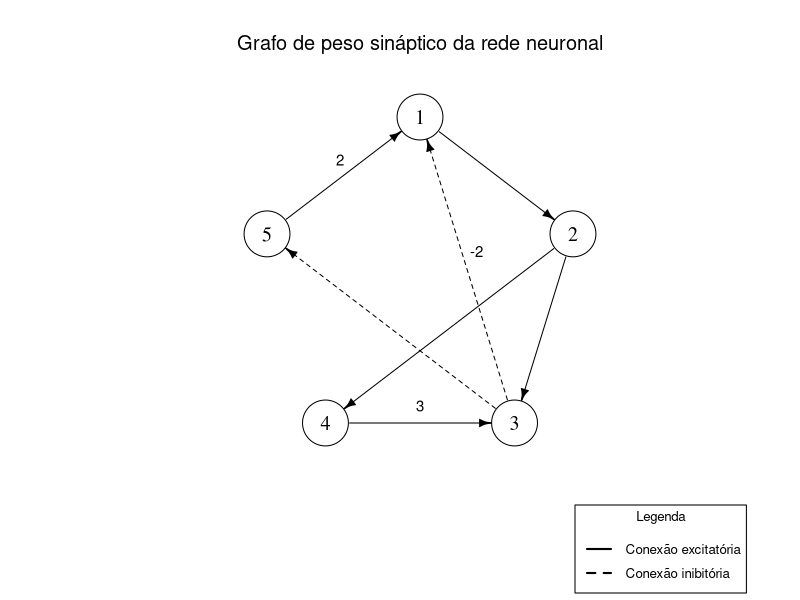
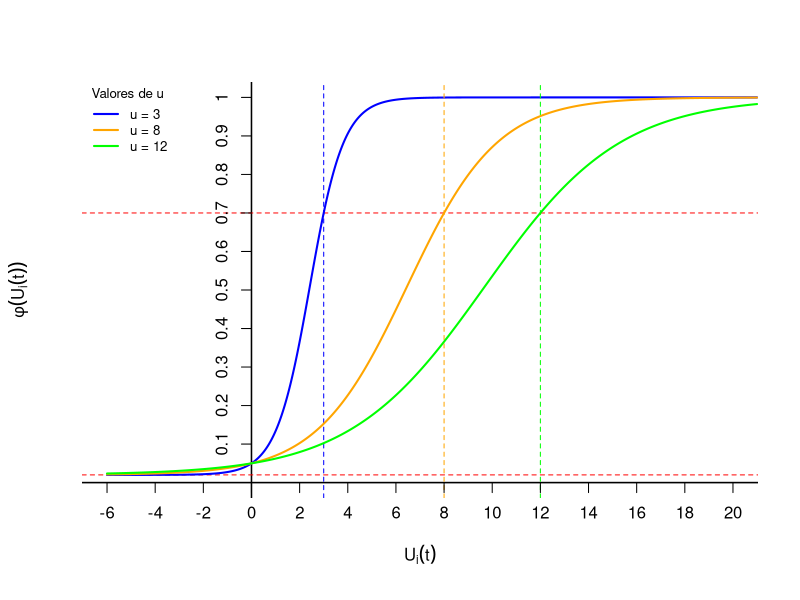
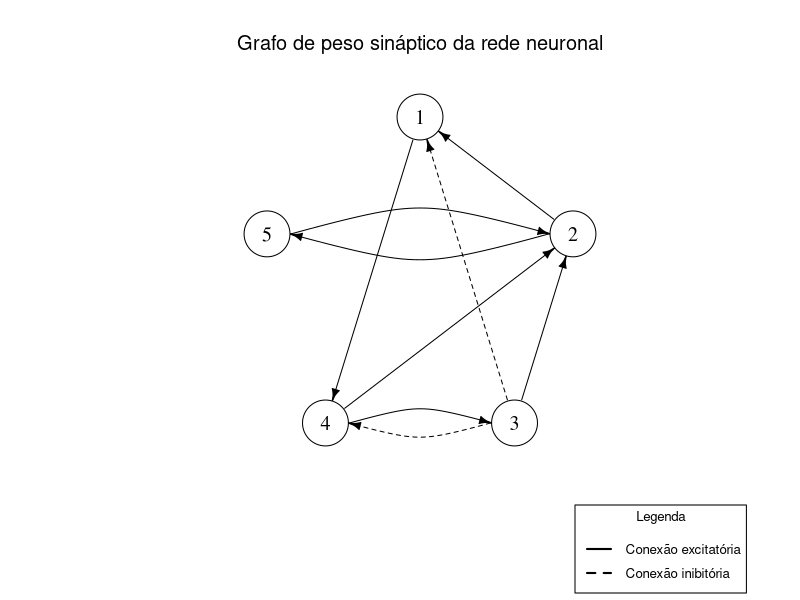
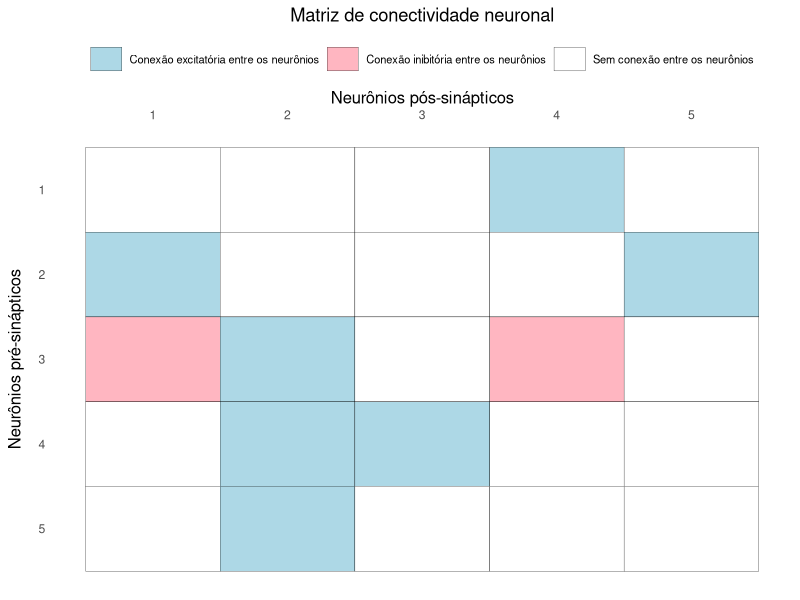
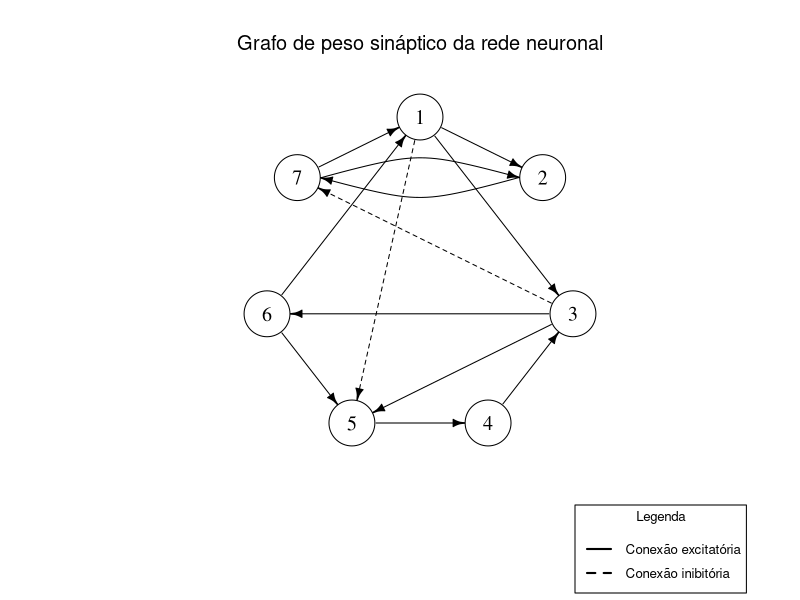
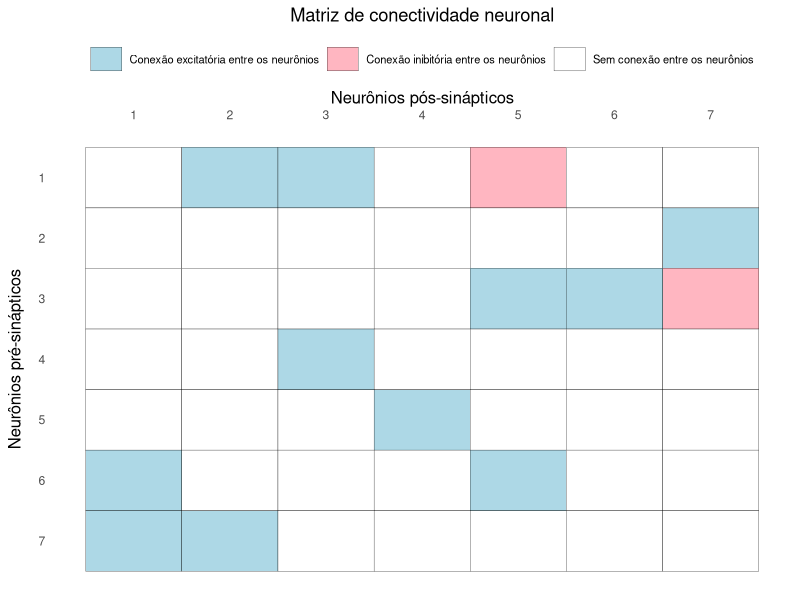

These charts were generated, in order, by the following R code: (Note: a time limit stopped this script after it produced the figures.)
######################################################################################################################## o
####  Simulador para gerar uma sequência de disparos aleatórios com uma rede de m neurônios
######################################################################################################################## o
####  Autor: Diogo Maia de Figueiredo
####  Orientadora: Dra. Aline Duarte
####  Programa de Pós Graduação do IME-USP

######################################################################################################################## o
######################################################################################################################## o
#######  0: Instalação de Pacotes ----

pacotes_necessarios <- c(
  "dplyr",
  "ggplot2",
  "grid",
  "gridExtra",
  "igraph",
  "reshape2",
  "scales",
  "tidyr"
)

# Função completa para instalar, carregar e informar no console
instalar_e_carregar <- function(pacotes) {
  for (pacote in pacotes) {
    if (!require(pacote, character.only = TRUE)) {
      cat(sprintf("📦 Instalando pacote: %s...\n", pacote))
      install.packages(pacote, dependencies = TRUE)
      cat(sprintf("✅ Pacote %s instalado.\n", pacote))
    } else {
      cat(sprintf("✅ Pacote %s já instalado.\n", pacote))
    }
    library(pacote, character.only = TRUE)
  }
  cat("\n🎯 Todos os pacotes foram carregados com sucesso!\n")
}

# Executar
instalar_e_carregar(pacotes_necessarios)

#  . -----
######################################################################################################################## o
######################################################################################################################## o
#######  1: Funções para definição de parâmetros ----

######  1.1 Gerar Matrizes de peso sináptico ----
# Cada neurônio tem prob de 0.2 de ser excitatório e 0.05 de ser inibitório

####  Matriz de conectividade neuronal

gerador_matriz_W <- function(m, max_tentativas = 1000) {
  for (tentativa in 1:max_tentativas) {
    W <- matrix(0, m, m)
    for (i in 1:m) {
      for (j in 1:m) {
        if (i != j) {
          p <- runif(1)
          if (p < 0.2) {
            W[i, j] <- 1
          } else if (p < 0.25) {
            W[i, j] <- -1
          } else {
            W[i, j] <- 0
          }
        }
      }
    }
    linhas_com_zeros <- apply(W, 1, function(row) all(row == 0))
    colunas_com_zeros <- apply(W, 2, function(col) all(col == 0))
    if (!any(linhas_com_zeros) && !any(colunas_com_zeros)) {
      return(W)
    }
  }
  stop("Não foi possível gerar matriz W válida após muitas tentativas")
}


####  Grafo de peso sináptico

plot_neural <- function(W) {
  # Criar grafo com pesos
  graph <- graph_from_adjacency_matrix(W != 0, mode = "directed", weighted = NULL, diag = FALSE)
  E(graph)$weight <- W[as_edgelist(graph)]
  
  n <- vcount(graph)
  
  # Layout circular sentido horário, nó 1 no topo
  angles <- seq(from = pi/2, to = pi/2 - 2*pi + 2*pi/n, length.out = n)
  layout <- cbind(cos(angles), sin(angles))
  
  # Curvatura para arestas bidirecionais
  edge_list <- as_edgelist(graph)
  edge_curvatures <- sapply(1:nrow(edge_list), function(i) {
    from_node <- edge_list[i, 1]
    to_node <- edge_list[i, 2]
    is_bidirectional <- any(edge_list[,1] == to_node & edge_list[,2] == from_node)
    if (is_bidirectional) 0.3 else 0
  })
  
  # Tipo de linha: contínua (1) para peso positivo, pontilhada (2) para peso negativo
  edge_lty <- ifelse(E(graph)$weight > 0, 1, 2)
  
  # Rótulo das arestas: vazio se peso 1 ou -1, senão mostra o valor
  edge_labels <- ifelse(abs(E(graph)$weight) == 1, "", as.character(E(graph)$weight))
  
  # Novo bloco para afastar labels das arestas
  coords <- layout
  edges <- as_edgelist(graph, names = FALSE)
  
  edge_centers <- t(apply(edges, 1, function(e) {
    (coords[e[1], ] + coords[e[2], ]) / 2
  }))
  
  offset <- 0.08  # valor de afastamento (pode ajustar)
  edge_label_x <- edge_centers[, 1] + offset * cos(atan2(edge_centers[, 2], edge_centers[, 1]))
  edge_label_y <- edge_centers[, 2] + offset * sin(atan2(edge_centers[, 2], edge_centers[, 1]))
  
  
  # Aumentar margem inferior para espaço da legenda
  op <- par(no.readonly = TRUE)
  par(mar = c(7, 4, 4, 2))
  
  # Plot do grafo
  plot(graph, 
       layout = layout,
       vertex.size = 30,
       vertex.color = "white",
       vertex.label.color = "black",
       vertex.label.cex = 1.2,
       edge.color = "black",
       edge.width = 1,
       edge.arrow.size = 0.6,
       edge.curved = edge_curvatures,
       edge.lty = edge_lty,
       edge.label = edge_labels,
       edge.label.cex = 0.9,
       edge.label.color = "black",
       edge.label.family = "sans",
       edge.label.x = edge_label_x,
       edge.label.y = edge_label_y
  )
  
  # Título
  title("Grafo de peso sináptico da rede neuronal", cex.main = 1.2, line = 1.5, font.main = 1)
  
  # Legenda
  legend("bottomright", 
         legend = c("Conexão excitatória", "Conexão inibitória"),
         lty = c(1, 2), 
         lwd = 2,
         col = "black",
         pt.cex = 1.5,
         inset = c(0.02, -0.35),
         x.intersp = 1.2,
         y.intersp = 1.5,
         bty = "o",
         seg.len = 2,
         title = "Legenda",
         cex = 0.8,
         xpd = TRUE)
  
  par(op)  # Restaurar margens
}

####  Matriz de peso sináptico

plot_matrix <- function(Matrix) {
  n <- nrow(Matrix)
  
  # Transformar a matriz em formato longo
  matrix_data <- data.frame(
    Row = rep(1:n, each = n),
    Col = rep(1:n, times = n),
    Value = as.vector(t(Matrix))  # Transpor para alinhar com os eixos
  )
  
  # Converter para fator com labels descritivos
  matrix_data$Value[matrix_data$Value == 1] <- "Conexão excitatória entre os neurônios"
  matrix_data$Value[matrix_data$Value == -1] <- "Conexão inibitória entre os neurônios"
  matrix_data$Value[matrix_data$Value == 0] <- "Sem conexão entre os neurônios"
  
  matrix_data$Value <- factor(matrix_data$Value,
                              levels = c("Conexão excitatória entre os neurônios",
                                         "Conexão inibitória entre os neurônios",
                                         "Sem conexão entre os neurônios"))
  
  # Definir cores
  colors <- c(
    "Conexão excitatória entre os neurônios" = "lightblue",
    "Conexão inibitória entre os neurônios" = "lightpink",
    "Sem conexão entre os neurônios" = "white"
  )
  
  # Plotar
  ggplot(matrix_data, aes(x = Col, y = Row, fill = Value)) +
    geom_tile(color = "black") +
    scale_fill_manual(
      values = colors,
      name = NULL,
      guide = guide_legend(title.position = "top", nrow = 1)
    ) +
    scale_x_continuous(breaks = 1:n, position = "top") +
    scale_y_reverse(breaks = 1:n) +
    labs(x = "Neurônios pós-sinápticos", 
         y = "Neurônios pré-sinápticos", 
         title = "Matriz de conectividade neuronal") +
    theme_minimal() +
    theme(
      axis.title.x = element_text(size = 12, margin = margin(t = 10)),
      axis.title.y = element_text(size = 12, margin = margin(r = 10)),
      legend.position = "top",
      legend.text = element_text(size = 8),
      legend.box.spacing = unit(0.2, "cm"),
      legend.key.width = unit(0.8, "cm"),
      axis.text.x = element_text(margin = margin(t = 2)),
      axis.text.y = element_text(margin = margin(r = 2)),
      axis.ticks = element_blank(),
      panel.grid = element_blank(),
      plot.title = element_text(hjust = 0.5, margin = margin(b = 10))
    )
}

######################################################################################################################## o
######  1.2 Função de Disparo ----
# Probabilidade do neuronio i disparar no instante t com base em seu potencial de membrana em t-1

#####  Funcao sigmoide ajustada

sigmoid <- function(x, b, c, p_min, p_max) {
  # Função sigmoidal ajustada com limites
  p_min + (p_max - p_min) / (1 + exp(-b * (x - c)))
}

# Funcao que calcula a probabilidade baseada na funcao sigmoide ajustada
phi<- function(x, u) {
  
  # Condicoes
  p_min <- 0.02  # f(U -> -inf) = 0.02
  p0 <- 0.05     # f(U < 0) = 0.05
  pu <- 0.7      # f(U < u) = 0.8
  p_max <- 1     # Limite superior da sigmoide
  
  # Calculo dos parametros b e c
  b <- log((pu - p_min) / (p_max - pu) * (p_max - p0) / (p0 - p_min)) / u
  c <- -log((p0 - p_min) / (p_max - p0)) / b
  
  # Retorna a probabilidade ajustada
  return(sigmoid(x, b, c, p_min, p_max))
}

#####  Gráfico da Função de disparo

plot_phi <- function(u_values) {
  # Definir o intervalo para o eixo x e criar os valores x
  x_values <- seq(-6, 21, by = 0.01)
  colors <- c("blue", "orange", "green")
  
  # Configurar o grafico base com eixos e linhas de referencia, sem contorno
  plot(x_values, phi(x_values, u_values[1]), type = "n", 
       xlab = "", ylab = "", xlim = c(-6, 20), ylim = c(0, 1), xaxt = "n", yaxt = "n", bty = "n")
  
  # Adicionar linhas pretas para o plano cartesiano (eixos x = 0 e y = 0)
  abline(h = 0, col = "black", lwd = 1.5)
  abline(v = 0, col = "black", lwd = 1.5)
  
  # Adicionar linhas horizontais para 0.02 e 0.8 (todas em vermelho)
  abline(h = 0.02, col = "red", lty = 2)
  abline(h = 0.7, col = "red", lty = 2)
  
  # Loop para cada valor de u, com cores diferentes para cada linha
  for (i in seq_along(u_values)) {
    u <- u_values[i]
    y_values <- phi(x_values, u)
    lines(x_values, y_values, col = colors[i], lwd = 2)
    # Adiciona a linha vertical para x = u
    abline(v = u, col = colors[i], lty = 2)
  }
  
  # Adicionando a legenda no canto superior esquerdo com contorno preto
  legend(x = par("usr")[1], y = par("usr")[4], legend = paste("u =", u_values), col = colors, lwd = 2, 
         inset = 0.05, box.lty = 1, box.col = "white", bg = "white", title = "Valores de u",cex = 0.8)
  
  # Configurar os eixos para exibir os numeros diretamente nas linhas do plano cartesiano
  axis(1, at = seq(-6, 20, by = 2), pos = 0, lwd = 0, lwd.ticks = 1, labels = seq(-6, 20, by = 2))  # Eixo x pares
  axis(2, at = seq(0.1, 1, by = 0.1), pos = 0, lwd = 0, lwd.ticks = 1, labels = seq(0.1, 1, by = 0.1))  # Eixo y sem o 0
  
  # Adicionar os rotulos dos eixos
  mtext(expression(U[i](t)), side = 1, line = 2.5)  # Rotulo para o eixo x
  mtext(expression(phi(U[i](t))), side = 2, line = 2.5)  # Rotulo para o eixo y
}

#  . -----
######################################################################################################################## o
######################################################################################################################## o

#######  2: Simulação da Rede ----

#####  2.1 Gerador de Disparos ----

simulador_redeneural_discreto<-function(m,n,W=matrix(0, m, m)){  # m=neuronios na rede, n= instantes gerados
  
  # Ler a matrix de conectividade
  if (is.matrix(W) && all(W == 0)){
    W <- gerador_matriz_W(m)
  }
  V <- ifelse(W == 0, 0, 1)
  
  # Ler canal de vazamento
  g <- rep(0.8, m)
  
  # Definir função de disparo
  u<-max(1,mean(colSums(abs(W))))
  
  # Estado inicial U_0  
  gerador_U0 <- function(m, u) {
    u <- round(u)  # Garantir que u é inteiro
    U_0 <- sample(0:u, m, replace = TRUE)
    while (all(U_0 == 0)) {
      U_0 <- sample(0:u, m, replace = TRUE)
    }
    return(U_0)
  }
  
  #Vetor U_0
  U_0 <- gerador_U0(m, u)
  
  # Calculo de U e X
  # U[i,t] -> potencial de disparo do neuronio i no instante s
  # phi_t[i,t] -> prob. de i disparar no proximo instante
  #X[i,t] -> 1 se i disparou  no instante t, 0, cc.
  
  U <- matrix(0, nrow = m, ncol = n)
  phi_t <- matrix(0, nrow = m, ncol = n)
  X <- matrix(0, nrow = m, ncol = n)
  
  # Calculo para t = 1
  for (i in 1:m) {
    X[i, 1] <- rbinom(1, size = 1, prob = phi(U_0[i], u))
  }
  
  for(i in 1:m){
    if (X[i, 1] == 1) {
      U[i, 1] <- 0
    } else {
      U[i, 1] <- U_0[i] * g[i] + sum(X[, 1] * W[, i])
    }
    phi_t[i, 1] <- phi(U[i, 1], u)
  }
  
  # Calculo para t > 1
  for (t in 2:n) {
    for (i in 1:m) {
      X[i, t] <- rbinom(1, size = 1, prob = phi_t[i, t-1])
    }
    for (i in 1:m){
      if (X[i, t] == 1) {
        U[i, t] <- 0
      } else {
        U[i, t] <- U[i, t-1] * g[i] + sum(X[, t] * W[, i])
      }
      phi_t[i, t] <- phi(U[i, t], u)
    }
  }
  
  return(list(W = W, u = u, U_0 = U_0, U = U, X = X, g = g , phi_t = phi_t,n=n,m=m,V=V))
}


#####  2.2 L_sup ----

L_sup <- function(X, t = ncol(X)) {
  # Verifica se t e valido
  if (t > ncol(X)) {
    stop("Erro: 't' deve ser menor ou igual ao numero de colunas de X.")
  }
  
  # Inicializa o vetor de saida
  L_sup <- numeric(nrow(X))
  
  # Para cada linha de X
  for (aux in 1:nrow(X)) {
    # Encontra os indices onde X[a,t] == 1 para t < s
    idx <- which(X[aux, 1:t] == 1)
    
    # Se houver pelo menos um 1, pegue o maior valor de t
    if (length(idx) > 0) {
      L_sup[aux] <- max(idx)
    } else {
      # Se todos forem 0, preenche com -Inf
      L_sup[aux] <- -Inf
    }
  }
  return(L_sup)
}

#  . -----
######################################################################################################################## o
######################################################################################################################## o

#######  3: Representações Gráficas ----

#### 3.1 Gráficos Disparos + phi ----

plot_redeneural_discreto <- function(X, phi_t) {
  m <- nrow(X)
  n <- ncol(X)
  aux <- matrix(0, nrow = m, ncol = n)
  
  # Preencher a matriz auxiliar de acordo com a condicao
  for (i in 1:m) {
    for (t in 1:n) {
      if (X[i, t] == 1) {
        aux[i, t] <- X[i, t]
      } else {
        aux[i, t] <- phi_t[i, t]
      }
    }
  }
  
  # Converter a matriz aux para um data frame para facilitar a plotagem
  df_aux <- expand.grid(Neuronio = 1:m, Tempo = 1:n)
  df_aux$Valor <- as.vector(aux)
  
  # Criar o grafico com ggplot2
  ggplot(df_aux, aes(x = Tempo, y = Neuronio)) +
    # Desenhar os tracos verticais onde aux[x, y] = 1
    geom_segment(data = subset(df_aux, Valor == 1), aes(x = Tempo, xend = Tempo, y = Neuronio - 0.2, yend = Neuronio + 0.2), 
                 color = "black", size = 0.4) +
    # Desenhar as bolinhas coloridas onde aux[x, y] != 1
    geom_point(data = subset(df_aux, Valor != 1), aes(color = Valor), size = 3) +
    # Definir a escala de cores de branco para azul
    scale_color_gradient(low = "white", high = "blue", name = expression(phi(U[t](i)))) +
    # Configurar o eixo x para mostrar apenas numeros inteiros, comecar exatamente em 0 e remover expansao
    scale_x_continuous(breaks = scales::pretty_breaks(n = 10), limits = c(0, n), expand = c(0, 0)) +
    # Configurar o eixo y para mostrar apenas numeros inteiros e inverter o eixo y
    scale_y_reverse(breaks = seq(1, m, by = 1)) +
    # Adicionar as linhas dos eixos
    theme_minimal() +
    theme(
      panel.grid = element_blank(),  # Remove as grades
      axis.text.y = element_text(size = 12),
      axis.text.x = element_text(size = 12),
      panel.border = element_rect(color = "black", fill = NA, size = 0.2),  # Adiciona as linhas dos eixos
      aspect.ratio = 0.25  # Ajuste da proporcao do aspecto para um grafico mais retangular
    ) +
    labs(x = "Tempo (t)", y = "Neuronios (i)")
}


#### 3.2 Gráficos Disparos (só traço) ----
plot_redeneuraldisparo_discreto <- function(X) {
  m <- nrow(X)
  n <- ncol(X)
  
  # Converter X para um data frame, mantendo apenas os pontos onde X == 1
  df_X <- expand.grid(Neuronio = 1:m, Tempo = 1:n)
  df_X$Valor <- as.vector(X)
  df_X <- subset(df_X, Valor == 1)  # Filtrar para manter apenas os valores onde X == 1
  
  # Criar o gráfico com ggplot2
  ggplot(df_X, aes(x = Tempo, y = Neuronio)) +
    # Desenhar os traços verticais onde X[i, t] = 1
    geom_segment(aes(x = Tempo, xend = Tempo, y = Neuronio - 0.2, yend = Neuronio + 0.2), 
                 color = "black", size = 0.4) +
    # Configurar o eixo x para mostrar apenas números inteiros, começar exatamente em 0 e remover expansão
    scale_x_continuous(breaks = scales::pretty_breaks(n = 10), limits = c(0, n), expand = c(0, 0)) +
    # Configurar o eixo y para mostrar apenas números inteiros e inverter o eixo y
    scale_y_reverse(breaks = seq(1, m, by = 1)) +
    # Adicionar as linhas dos eixos
    theme_minimal() +
    theme(
      panel.grid = element_blank(),  # Remove as grades
      axis.text.y = element_text(size = 12),
      axis.text.x = element_text(size = 12),
      panel.border = element_rect(color = "black", fill = NA, size = 0.2),  # Adiciona as linhas dos eixos
      aspect.ratio = 0.4  # Ajuste da proporção do aspecto para um gráfico mais retangular
    ) +
    labs(x = "Tempo (t)", y = "Neurônios (i)")
}

#  . -----
######################################################################################################################## o
######################################################################################################################## o

#######  4: Geração de Imagens ----

# Grafo ilustrativo

W0 <- matrix(0, 5, 5)
W0[1,2] <- 1
W0[2,3] <- 1
W0[3,1] <- -2
W0[5,1] <-2
W0[4,3] <- 3
W0[3,5] <- -1
W0[2,4] <- 1
plot_neural(W0)

# Funções de disparo
plot_phi(c(3, 8, 12))


#### Exemplo 1 ----

set.seed(844105)
W1 <- gerador_matriz_W(5)
W1
plot_neural(W1)
plot_matrix(W1)

mod1_1<-simulador_redeneural_discreto(5,10000,W1)
mod1_2<-simulador_redeneural_discreto(5,100000,W1)
mod1_3<-simulador_redeneural_discreto(5,1000000,W1)

#### Exemplo 2 ----

set.seed(326142)
W2 <- gerador_matriz_W(7)
W2
plot_neural(W2)
plot_matrix(W2)

mod2_1<-simulador_redeneural_discreto(7,10000,W2)
mod2_2<-simulador_redeneural_discreto(7,100000,W2)
mod2_3<-simulador_redeneural_discreto(7,1000000,W2)

plot_redeneural_discreto(mod2_1$X[,4450:4550],mod2_1$phi_t[,4450:4550])
plot_redeneuraldisparo_discreto(mod2_1$X[,4450:4550])

#### Exemplo 3 ----
set.seed(492562)
W3 <- gerador_matriz_W(10)
W3
plot_neural(W3)
plot_matrix(W3)

mod3_1<-simulador_redeneural_discreto(10,10000,W3)
mod3_2<-simulador_redeneural_discreto(10,100000,W3)
mod3_3<-simulador_redeneural_discreto(10,1000000,W3)

plot_redeneuraldisparo_discreto(mod3_1$X)
